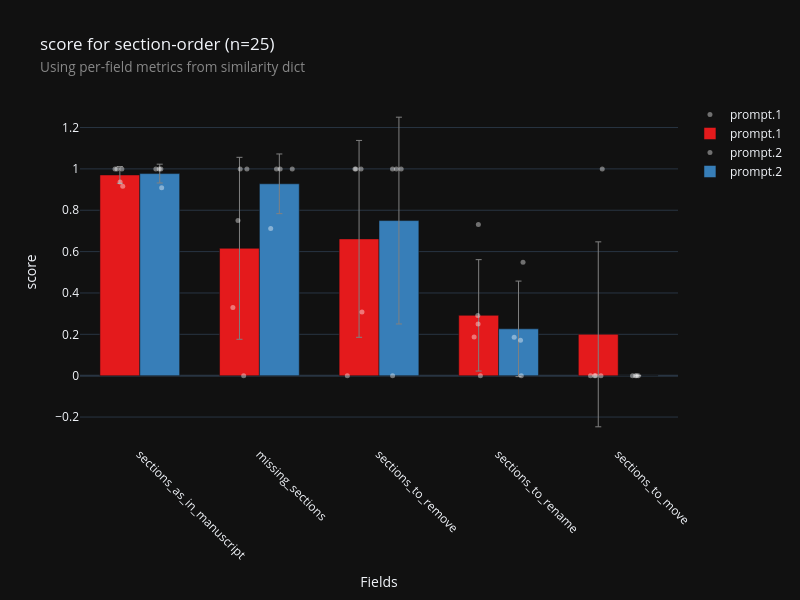
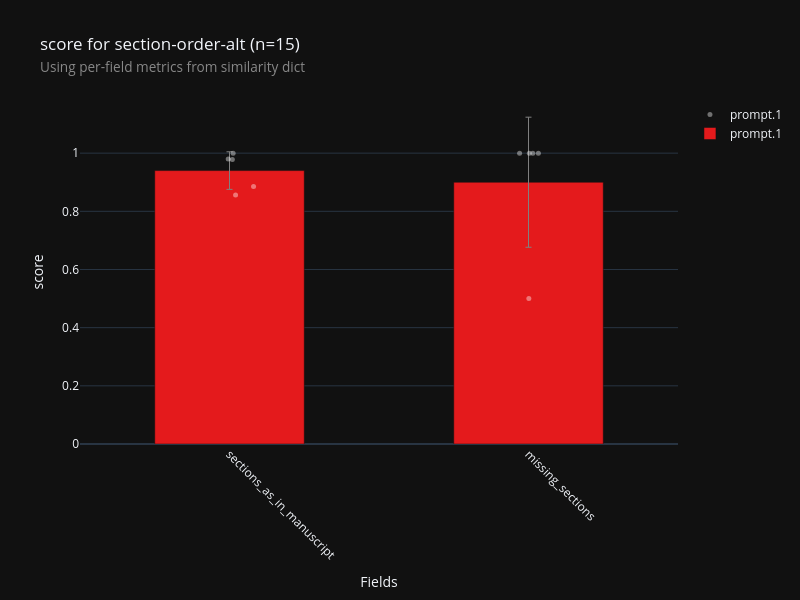

Write notebook code for charts like these, in order.
### Code cell
for doc_check_name in list(doc_similarity_dict.keys()):
    try:
        fig, df, meta = check_visualization_with_similarity_dict(
            'doc-checklist',
            doc_check_name,
            model=MODEL,
            similarity_dict=doc_similarity_dict,
            score='score',
            aggregation_level=1
        )
        fig.show()
    except:
        pass

### Figure 1 — Plotly figure (JSON) as saved in the notebook; plotly's stock layout.template omitted (floating-point values rounded to 4 significant figures)
{"data": [{"hovertext": ["10.1038_embor.2009.217/match_0_0", "EMBOJ-2024-119734R/match_0_0", "EMBOR-2025-61250V2/match_0_0", "EMM-2025-21341/match_0_0", "EMM-2025-21532/match_0_0", "10.1038_embor.2009.217/match_0_0", "EMBOJ-2024-119734R/match_0_0", "EMBOR-2025-61250V2/match_0_0", "EMM-2025-21341/match_0_0", "EMM-2025-21532/match_0_0", "10.1038_embor.2009.217/match_0_0", "EMBOJ-2024-119734R/match_0_0", "EMBOR-2025-61250V2/match_0_0", "EMM-2025-21341/match_0_0", "EMM-2025-21532/match_0_0", "10.1038_embor.2009.217/match_0_0", "EMBOJ-2024-119734R/match_0_0", "EMBOR-2025-61250V2/match_0_0", "EMM-2025-21341/match_0_0", "EMM-2025-21532/match_0_0", "10.1038_embor.2009.217/match_0_0", "EMBOJ-2024-119734R/match_0_0", "EMBOR-2025-61250V2/match_0_0", "EMM-2025-21341/match_0_0", "EMM-2025-21532/match_0_0"], "marker": {"color": "white", "line": {"color": "white", "width": 0}, "opacity": 0.4, "size": 5}, "mode": "markers", "name": "prompt.1", "showlegend": true, "type": "scatter", "x": [-0.2072, -0.191, -0.1425, -0.1501, -0.165, 0.8208, 0.7783, 0.8686, 0.8394, 0.8955, 1.799, 1.735, 1.807, 1.85, 1.858, 2.795, 2.831, 2.826, 2.829, 2.848, 3.856, 3.811, 3.866, 3.768, 3.803], "y": [1, 1, 0.9167, 1, 0.9371, 0.75, 0.3295, 0, 1, 1, 1, 0, 1, 1, 0.3077, 0.1875, 0.7307, 0.2907, 0.25, 0, 0, 0, 1, 0, 0]}, {"error_y": {"array": [0.0407, 0.44, 0.4761, 0.2694, 0.4472], "color": "grey", "thickness": 1, "type": "data", "visible": true, "width": 3}, "hovertext": ["Field: sections_as_in_manuscript<br>Metric: longest_common_subsequence", "Field: missing_sections<br>Metric: longest_common_subsequence", "Field: sections_to_remove<br>Metric: longest_common_subsequence", "Field: sections_to_rename<br>Metric: longest_common_subsequence", "Field: sections_to_move<br>Metric: longest_common_subsequence"], "marker": {"color": "rgb(228,26,28)"}, "name": "prompt.1", "showlegend": true, "type": "bar", "width": 0.3333, "x": [-0.1667, 0.8333, 1.833, 2.833, 3.833], "y": [0.9707, 0.6159, 0.6615, 0.2918, 0.2]}, {"hovertext": ["10.1038_embor.2009.217/match_0_0", "EMBOJ-2024-119734R/match_0_0", "EMM-2025-21341/match_0_0", "EMM-2025-21532/match_0_0", "10.1038_embor.2009.217/match_0_0", "EMBOJ-2024-119734R/match_0_0", "EMM-2025-21341/match_0_0", "EMM-2025-21532/match_0_0", "10.1038_embor.2009.217/match_0_0", "EMBOJ-2024-119734R/match_0_0", "EMM-2025-21341/match_0_0", "EMM-2025-21532/match_0_0", "10.1038_embor.2009.217/match_0_0", "EMBOJ-2024-119734R/match_0_0", "EMM-2025-21341/match_0_0", "EMM-2025-21532/match_0_0", "10.1038_embor.2009.217/match_0_0", "EMBOJ-2024-119734R/match_0_0", "EMM-2025-21341/match_0_0", "EMM-2025-21532/match_0_0"], "marker": {"color": "white", "line": {"color": "white", "width": 0}, "opacity": 0.4, "size": 5}, "mode": "markers", "name": "prompt.2", "showlegend": true, "type": "scatter", "x": [0.1342, 0.176, 0.1621, 0.1828, 1.174, 1.094, 1.275, 1.143, 2.185, 2.113, 2.145, 2.114, 3.13, 3.204, 3.183, 3.19, 4.12, 4.154, 4.143, 4.168], "y": [1, 1, 1, 0.9091, 1, 0.7114, 1, 1, 1, 1, 1, 0, 0.1855, 0.549, 0.1716, 0, 0, 0, 0, 0]}, {"error_y": {"array": [0.04545, 0.1443, 0.5, 0.2309, 0], "color": "grey", "thickness": 1, "type": "data", "visible": true, "width": 3}, "hovertext": ["Field: sections_as_in_manuscript<br>Metric: longest_common_subsequence", "Field: missing_sections<br>Metric: longest_common_subsequence", "Field: sections_to_remove<br>Metric: longest_common_subsequence", "Field: sections_to_rename<br>Metric: longest_common_subsequence", "Field: sections_to_move<br>Metric: longest_common_subsequence"], "marker": {"color": "rgb(55,126,184)"}, "name": "prompt.2", "showlegend": true, "type": "bar", "width": 0.3333, "x": [0.1667, 1.167, 2.167, 3.167, 4.167], "y": [0.9773, 0.9279, 0.75, 0.2265, 0]}], "layout": {"boxmode": "group", "height": 600, "showlegend": true, "title": {"text": "score for section-order (n=25)<br><span style=\"font-size: 0.8em; color: #888;\">Using per-field metrics from similarity dict</span>"}, "width": 800, "xaxis": {"range": [-0.5, 4.5], "tickangle": 45, "ticktext": ["sections_as_in_manuscript", "missing_sections", "sections_to_remove", "sections_to_rename", "sections_to_move"], "tickvals": [0, 1, 2, 3, 4], "title": {"text": "Fields"}}, "yaxis": {"title": {"text": "score"}}}}

### Figure 2 — Plotly figure (JSON) as saved in the notebook; plotly's stock layout.template omitted (floating-point values rounded to 4 significant figures)
{"data": [{"hovertext": ["10.1038_embor.2009.217/match_0_0", "EMBOJ-2024-119734R/match_0_0", "EMBOR-2025-61250V2/match_0_0", "EMM-2025-21341/match_0_0", "EMM-2025-21532/match_0_0", "10.1038_embor.2009.217/match_0_0", "EMBOJ-2024-119734R/match_0_0", "EMBOR-2025-61250V2/match_0_0", "EMM-2025-21341/match_0_0", "EMM-2025-21532/match_0_0"], "marker": {"color": "white", "line": {"color": "white", "width": 0}, "opacity": 0.4, "size": 5}, "mode": "markers", "name": "prompt.1", "showlegend": true, "type": "scatter", "x": [0.0203, 0.01215, 0.009536, -0.004332, 0.08048, 1.003, 1.014, 0.9702, 1.033, 1.001], "y": [0.856, 1, 0.9785, 0.9801, 0.8856, 1, 1, 1, 1, 0.5]}, {"error_y": {"array": [0.06463, 0.2236], "color": "grey", "thickness": 1, "type": "data", "visible": true, "width": 3}, "hovertext": ["Field: sections_as_in_manuscript<br>Metric: longest_common_subsequence", "Field: missing_sections<br>Metric: longest_common_subsequence"], "marker": {"color": "rgb(228,26,28)"}, "name": "prompt.1", "showlegend": true, "type": "bar", "width": 0.5, "x": [0, 1], "y": [0.9401, 0.9]}], "layout": {"boxmode": "group", "height": 600, "showlegend": true, "title": {"text": "score for section-order-alt (n=15)<br><span style=\"font-size: 0.8em; color: #888;\">Using per-field metrics from similarity dict</span>"}, "width": 800, "xaxis": {"range": [-0.5, 1.5], "tickangle": 45, "ticktext": ["sections_as_in_manuscript", "missing_sections"], "tickvals": [0, 1], "title": {"text": "Fields"}}, "yaxis": {"title": {"text": "score"}}}}
